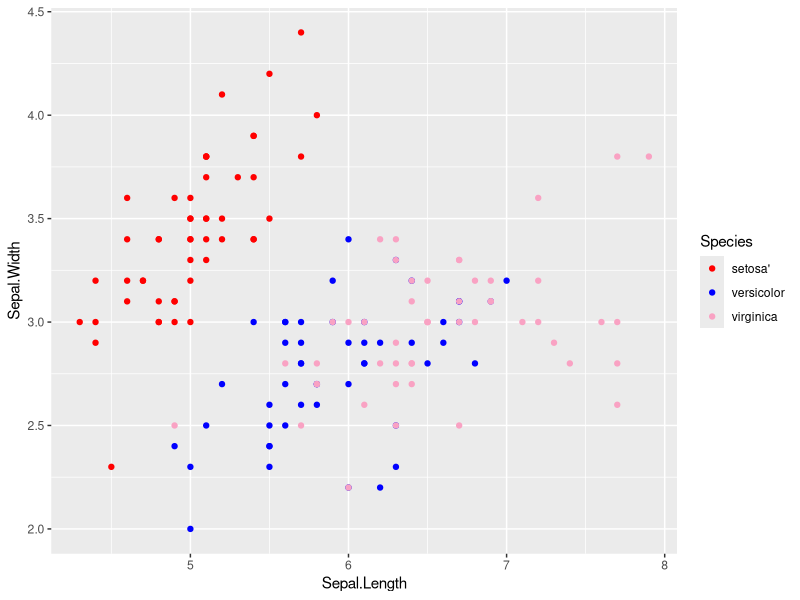
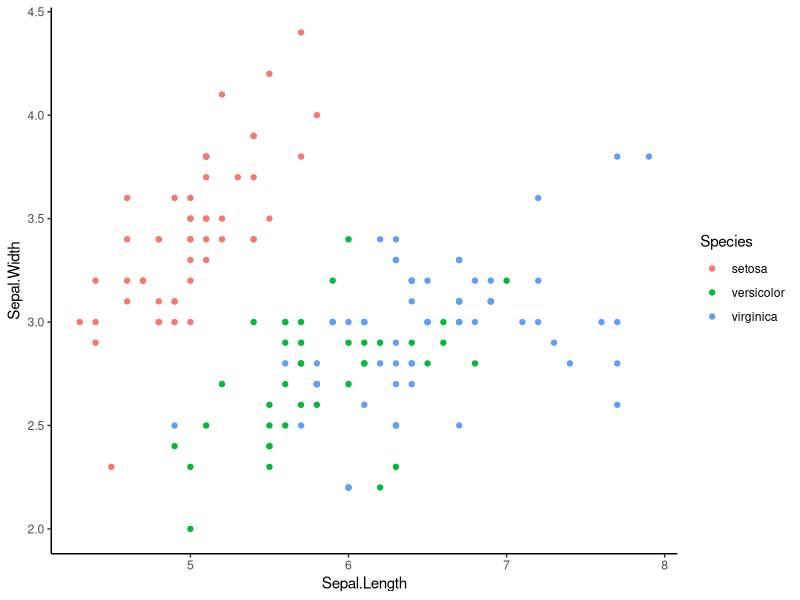
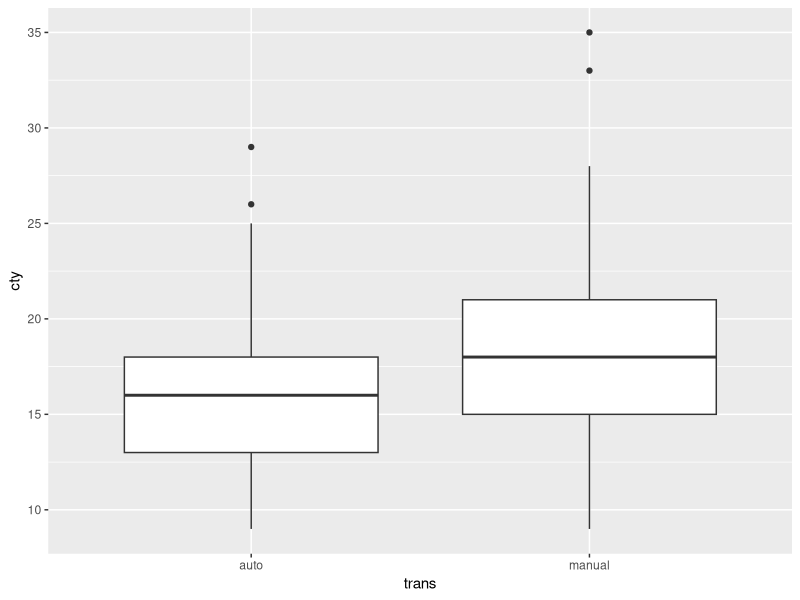
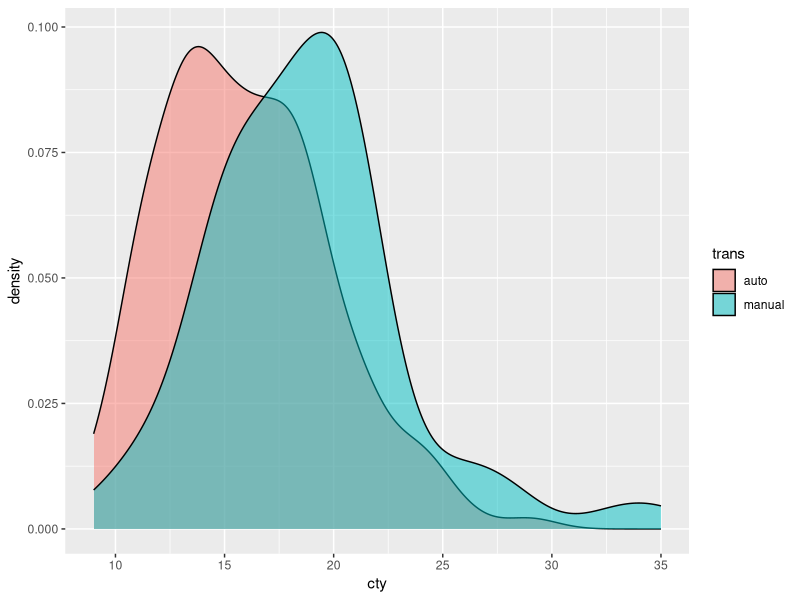

Write the R code that produced these figures, in order.
## ---- chunk 1
knitr::opts_chunk$set(echo = TRUE)
## ---- chunk 2
library(ggplot2)
## ---- chunk 3
ggplot(data=iris, aes(x=Sepal.Length, y=Sepal.Width,
                      col=Species)) + 
  geom_point()  +
  scale_color_manual(
    labels = c("setosa'", "versicolor", "virginica"),
    values = c("red", "blue", "#F9A2C3")
  )

## ---- chunk 4
ggplot(data=iris, aes(x=Sepal.Length, y=Sepal.Width,
                      col=Species)) + 
  geom_point()  +
  theme_classic()
## ---- chunk 5
mpg1 <- read.csv("data/mpg1.csv", stringsAsFactors = FALSE)
## ---- chunk 6
library(ggplot2)
ggplot(mpg1, aes(x = trans, y = cty)) + 
  geom_boxplot()
## ---- chunk 7
t.test(data = mpg1, cty ~ trans)
                  # (종속변수 ~ 독립변수)
## ---- chunk 8
var.test(data = mpg1, cty~trans)
## ---- chunk 9
ggplot(mpg1, aes(x=cty, fill=trans)) + 
  geom_density(alpha=0.5)
## ---- chunk 10
table(mpg1$trans, mpg1$drv) # 교차분석
prop.table(table(mpg1$trans, mpg1$drv),1) # 비율 분석
## ---- chunk 11
chisq.test(mpg1$trans, mpg1$drv)
## ---- chunk 12
cor.test(mpg1$cty, mpg1$hwy) 
 # p의 값이 0.05보다 낮으니 대립가설이다
 # r=96 
